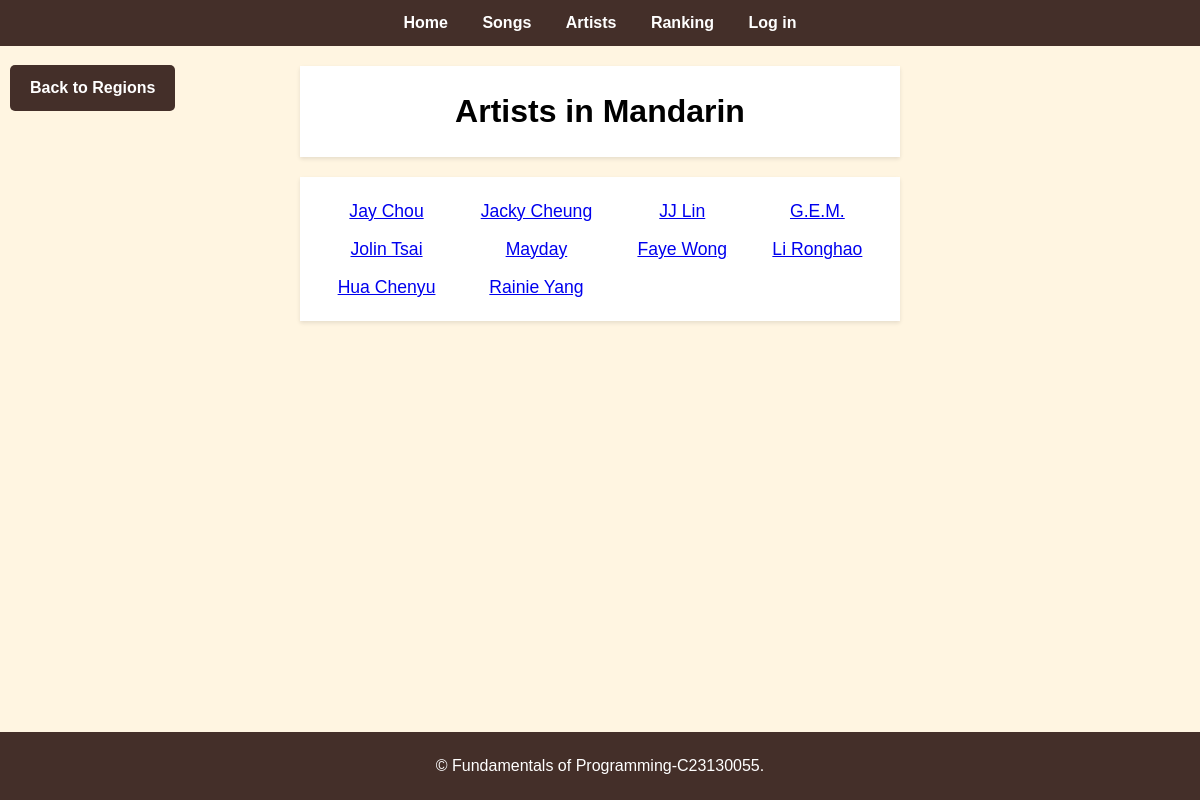
/artists/Mandarin, run on the app's committed database.
### app/models.py (models this page shows, shortened)
class Artist(db.Model):
    __tablename__ = 'artists'
    id = db.Column(db.Integer, primary_key=True)
    name = db.Column(db.String(100), nullable=False)
    birth_background = db.Column(db.String(100))
    profession = db.Column(db.String(50))
    active_years = db.Column(db.String(50))
    biography = db.Column(db.Text)
    region = db.Column(db.String(50))
    image = db.Column(db.String(100))

### app/routes.py (the view)
@main.route('/artists/<region>')
def artists_by_region(region):
    artists = Artist.query.filter_by(region=region).all()
    return render_template('artist.html', artists=artists, region=region)

### app/templates/artist.html
{% extends 'base.html' %}
{% block content %}
<div class="back-button-container">
    <a href="{{ url_for('main.regions') }}" class="back-button">Back to Regions</a>
</div>
<h1 class="page">Artists in {{ region }}</h1>
<ul class="container">
    {% for artist in artists %}
        <li>
            <a href="{{ url_for('main.artist_detail', artist_id=artist.id) }}">{{ artist.name }}</a>
        </li>
    {% endfor %}
</ul>
{% endblock %}

### app/templates/base.html (shortened to what this page needs)
<!DOCTYPE html>
<html lang="en">
<head>
    <link rel="stylesheet" href="{{ url_for('static', filename='css/styles.css') }}">
</head>
<body>
    <header>
        <nav>
            <a href="{{ url_for('main.index') }}">Home</a>
            <a href="{{ url_for('songs.song') }}">Songs</a>
            <a href="{{ url_for('main.regions') }}">Artists</a>
            <a href="{{ url_for('ranking.rank') }}">Ranking</a>
            {% if session.get('user') %}
                <span>Welcome ，{{ session['user'] }}</span>
                <a href="{{ url_for('auth.logout') }}">Log out</a>
            {% else %}
                <a href="{{ url_for('auth.login') }}">Log in</a>
            {% endif %}
        </nav>
    </header>
    <main>
        {% block content %}{% endblock %}
    </main>
    <footer>
        <p>&copy; Fundamentals of Programming-C23130055. </p>
    </footer>
</body>
</html>

### app/static/css/styles.css (style rules this page uses)
html, body { font-family: Arial, sans-serif; line-height: 1.6; background-color: #fff5e1; height: 100%; margin: 0; padding: 0; display: flex; flex-direction: column; }
nav { background-color: #442f29; color: #fff; padding: 10px; text-align: center; }
nav a { color: #fff; margin: 0 15px; text-decoration: none; font-weight: bold; }
main { flex: 1; }
ul { list-style: none; padding: 0; }
ul li { margin: 5px 0; font-size: 1.1rem; }
.page { text-align: center; margin: 20px 300px; padding: 20px; background: #fff; box-shadow: 0 2px 4px rgba(0, 0, 0, 0.1); }
.container { display: grid; grid-template-columns: repeat(4, auto); justify-items: center; padding: 15px; margin: 20px 300px; background: #fff; box-shadow: 0 2px 4px rgba(0, 0, 0, 0.1); }
footer { text-align: center; margin-top: 20px; padding: 5px; background-color: #442f29; color: #fff; }
.back-button-container { position: absolute; top: 55px; left: 10px; z-index: 1000; }
.back-button { display: inline-block; padding: 10px 20px; margin: 10px 0; font-size: 1rem; font-weight: bold; color: #fff; background-color: #442f29; border: none; border-radius: 5px; cursor: pointer; text-align: center; text-decoration: none; }

### data on the page
Artist: name "Jay Chou"
Artist: name "Jacky Cheung"
Artist: name "JJ Lin"
Artist: name "G.E.M."
Artist: name "Jolin Tsai"
Artist: name "Mayday"
Artist: name "Faye Wong"
Artist: name "Li Ronghao"
Artist: name "Hua Chenyu"
Artist: name "Rainie Yang"

### other printed values
{{ region }} "Mandarin"
